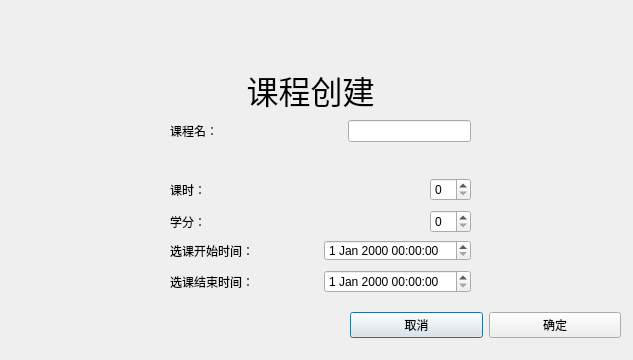
<?xml version="1.0" encoding="UTF-8"?>
<ui version="4.0">
 <class>createCourseDialog</class>
 <widget class="QDialog" name="createCourseDialog">
  <property name="geometry">
   <rect>
    <x>0</x>
    <y>0</y>
    <width>633</width>
    <height>360</height>
   </rect>
  </property>
  <property name="windowTitle">
   <string>Dialog</string>
  </property>
  <widget class="QLabel" name="label">
   <property name="geometry">
    <rect>
     <x>240</x>
     <y>50</y>
     <width>141</width>
     <height>81</height>
    </rect>
   </property>
   <property name="text">
    <string>&lt;html&gt;&lt;head/&gt;&lt;body&gt;&lt;p align=&quot;center&quot;&gt;&lt;span style=&quot; font-size:24pt;&quot;&gt;课程创建&lt;/span&gt;&lt;/p&gt;&lt;/body&gt;&lt;/html&gt;</string>
   </property>
  </widget>
  <widget class="QWidget" name="layoutWidget">
   <property name="geometry">
    <rect>
     <x>350</x>
     <y>300</y>
     <width>271</width>
     <height>51</height>
    </rect>
   </property>
   <layout class="QHBoxLayout" name="horizontalLayout">
    <item>
     <widget class="QPushButton" name="cancelButton">
      <property name="text">
       <string>取消</string>
      </property>
     </widget>
    </item>
    <item>
     <widget class="QPushButton" name="okButton">
      <property name="text">
       <string>确定</string>
      </property>
     </widget>
    </item>
   </layout>
  </widget>
  <widget class="QWidget" name="layoutWidget">
   <property name="geometry">
    <rect>
     <x>170</x>
     <y>120</y>
     <width>301</width>
     <height>81</height>
    </rect>
   </property>
   <layout class="QVBoxLayout" name="verticalLayout">
    <item>
     <layout class="QHBoxLayout" name="horizontalLayout_2">
      <item>
       <widget class="QLabel" name="label_2">
        <property name="text">
         <string>课程名：</string>
        </property>
       </widget>
      </item>
      <item>
       <spacer name="horizontalSpacer">
        <property name="orientation">
         <enum>Qt::Horizontal</enum>
        </property>
        <property name="sizeHint" stdset="0">
         <size>
          <width>40</width>
          <height>20</height>
         </size>
        </property>
       </spacer>
      </item>
      <item>
       <widget class="QLineEdit" name="courseNameLineEdit"/>
      </item>
     </layout>
    </item>
    <item>
     <spacer name="verticalSpacer">
      <property name="orientation">
       <enum>Qt::Vertical</enum>
      </property>
      <property name="sizeHint" stdset="0">
       <size>
        <width>20</width>
        <height>40</height>
       </size>
      </property>
     </spacer>
    </item>
    <item>
     <layout class="QHBoxLayout" name="horizontalLayout_3">
      <item>
       <widget class="QLabel" name="label_3">
        <property name="text">
         <string>课时：</string>
        </property>
       </widget>
      </item>
      <item>
       <spacer name="horizontalSpacer_2">
        <property name="orientation">
         <enum>Qt::Horizontal</enum>
        </property>
        <property name="sizeHint" stdset="0">
         <size>
          <width>40</width>
          <height>20</height>
         </size>
        </property>
       </spacer>
      </item>
      <item>
       <widget class="QSpinBox" name="classHourBox"/>
      </item>
     </layout>
    </item>
   </layout>
  </widget>
  <widget class="QWidget" name="layoutWidget_2">
   <property name="geometry">
    <rect>
     <x>170</x>
     <y>210</y>
     <width>301</width>
     <height>23</height>
    </rect>
   </property>
   <layout class="QHBoxLayout" name="horizontalLayout_4">
    <item>
     <widget class="QLabel" name="label_5">
      <property name="text">
       <string>学分：</string>
      </property>
     </widget>
    </item>
    <item>
     <spacer name="horizontalSpacer_3">
      <property name="orientation">
       <enum>Qt::Horizontal</enum>
      </property>
      <property name="sizeHint" stdset="0">
       <size>
        <width>40</width>
        <height>20</height>
       </size>
      </property>
     </spacer>
    </item>
    <item>
     <widget class="QSpinBox" name="creditHourBox"/>
    </item>
   </layout>
  </widget>
  <widget class="QWidget" name="layoutWidget_3">
   <property name="geometry">
    <rect>
     <x>170</x>
     <y>270</y>
     <width>301</width>
     <height>23</height>
    </rect>
   </property>
   <layout class="QHBoxLayout" name="horizontalLayout_6">
    <item>
     <widget class="QLabel" name="label_6">
      <property name="text">
       <string>选课结束时间：</string>
      </property>
     </widget>
    </item>
    <item>
     <widget class="QDateTimeEdit" name="endTime"/>
    </item>
   </layout>
  </widget>
  <widget class="QWidget" name="">
   <property name="geometry">
    <rect>
     <x>170</x>
     <y>240</y>
     <width>301</width>
     <height>21</height>
    </rect>
   </property>
   <layout class="QHBoxLayout" name="horizontalLayout_5">
    <item>
     <widget class="QLabel" name="label_4">
      <property name="text">
       <string>选课开始时间：</string>
      </property>
     </widget>
    </item>
    <item>
     <widget class="QDateTimeEdit" name="beginTime"/>
    </item>
   </layout>
  </widget>
 </widget>
 <resources/>
 <connections/>
</ui>
